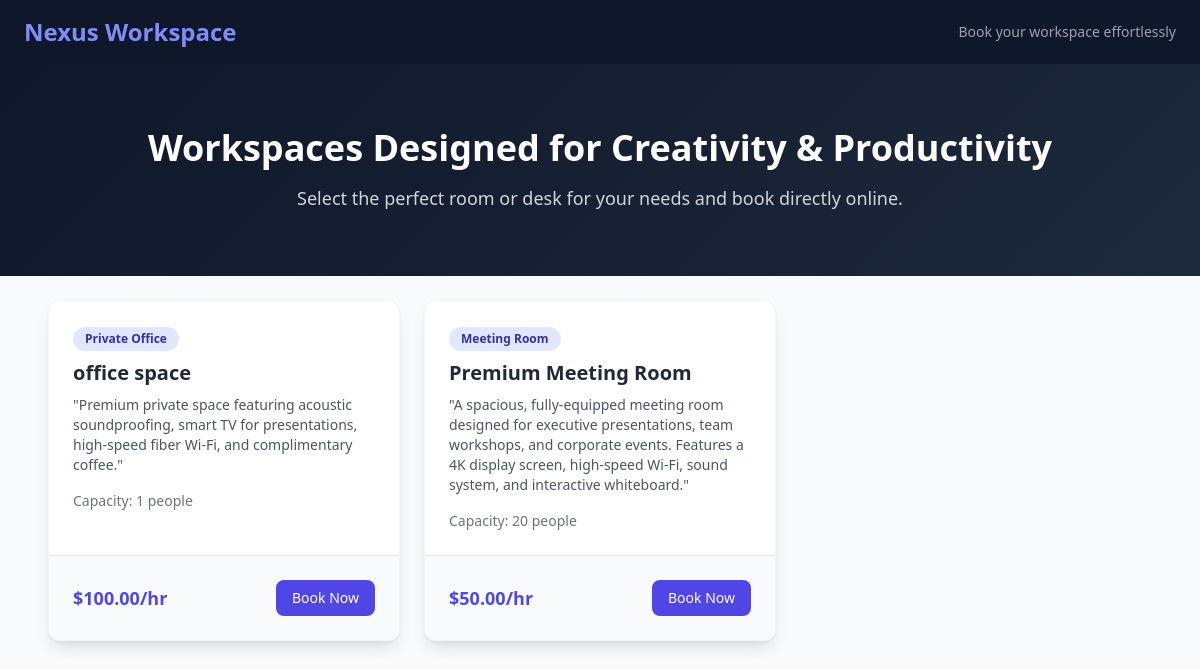
The page / on the database its author committed.
### workspace_app/models.py (models this page shows, shortened)
class Workspace(models.Model):
    CATEGORY_CHOICES = [
        ('private', 'Private Office'),
        ('meeting', 'Meeting Room'),
        ('shared', 'Shared Space'),
    ]
    name = models.CharField(max_length=100)
    category = models.CharField(max_length=20, choices=CATEGORY_CHOICES)
    price_per_hour = models.DecimalField(max_digits=6, decimal_places=2)
    capacity = models.IntegerField()
    description = models.TextField()
    is_available = models.BooleanField(default=True)

### workspace_app/views.py (the view)
# urls.py: path('', views.index, name='workspace_index'),
def index(request):
    workspaces = Workspace.objects.filter(is_available=True)
    return render(request, 'workspace/index.html', {'workspaces': workspaces})

### templates/workspace/index.html (shortened to what this page needs)
{% load static %}
<!DOCTYPE html>
<html lang="en" dir="ltr">
<head>
    <script src="https://cdn.tailwindcss.com"></script>
    <link rel="stylesheet" href="{% static 'css/style.css' %}">
</head>
<body class="bg-gray-50 text-gray-800 font-sans">
    <nav class="bg-slate-900 text-white p-4 shadow-md">
        <div class="max-w-6xl mx-auto flex justify-between items-center">
            <h1 class="text-2xl font-bold text-indigo-400">Nexus Workspace</h1>
            <span class="text-sm text-gray-400">Book your workspace effortlessly</span>
        </div>
    </nav>
    <section class="gradient-bg text-white py-16 px-4 text-center">
        <h2 class="text-4xl font-extrabold mb-4">Workspaces Designed for Creativity & Productivity</h2>
        <p class="text-lg text-gray-300 max-w-2xl mx-auto">Select the perfect room or desk for your needs and book directly online.</p>
    </section>
    <main class="max-w-6xl mx-auto p-6">
        <div class="grid md:grid-cols-3 gap-6" id="workspaceGrid">
            {% for space in workspaces %}
            <div class="bg-white rounded-xl shadow-lg overflow-hidden border border-gray-100 flex flex-col justify-between card-hover">
                <div class="p-6">
                    <span class="inline-block bg-indigo-100 text-indigo-800 text-xs px-3 py-1 rounded-full font-semibold mb-2">
                        {{ space.get_category_display }}
                    </span>
                    <h3 class="text-xl font-bold mb-2">{{ space.name }}</h3>
                    <p class="text-gray-600 text-sm mb-4">{{ space.description }}</p>
                    <div class="text-sm text-gray-500">Capacity: {{ space.capacity }} people</div>
                </div>
                <div class="p-6 bg-gray-50 border-t flex justify-between items-center">
                    <span class="text-lg font-bold text-indigo-600">${{ space.price_per_hour }}/hr</span>
                    <button onclick="openBookingModal('{{ space.id }}', '{{ space.name }}', '{{ space.price_per_hour }}')"
                            class="bg-indigo-600 hover:bg-indigo-700 text-white px-4 py-2 rounded-lg text-sm font-medium transition">
                        Book Now
                    </button>
                </div>
            </div>
            {% empty %}
            <p class="text-center col-span-3 text-gray-500">No workspaces available right now.</p>
            {% endfor %}
        </div>
    </main>
</body>
</html>

### static/css/style.css (style rules this page uses)
.gradient-bg { background: linear-gradient(135deg, #0f172a 0%, #1e293b 100%); }
.card-hover { transition: transform 0.2s ease, box-shadow 0.2s ease; }

### rows shown on the page
Workspace: category "Private Office", name "office space", description "\"Premium private space featuring acoustic soundproofing, smart TV for presentations, high-speed fiber Wi-Fi, and complimentary coffee.\"", capacity "1", price_per_hour "100.00"
Workspace: category "Meeting Room", name "Premium Meeting Room", description "\"A spacious, fully-equipped meeting room designed for executive presentations, team workshops, and corporate events. Features a 4K display screen, high-speed Wi-Fi, sound system, and interactive whiteboard.\"", capacity "20", price_per_hour "50.00"
